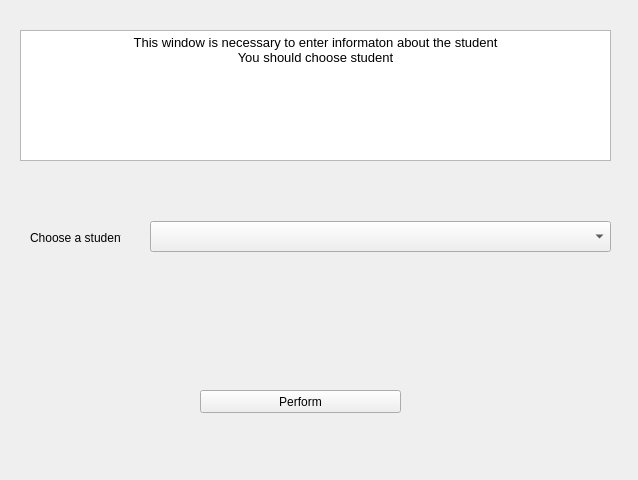
<?xml version="1.0" encoding="UTF-8"?>
<ui version="4.0">
 <class>Form</class>
 <widget class="QWidget" name="Form">
  <property name="geometry">
   <rect>
    <x>0</x>
    <y>0</y>
    <width>638</width>
    <height>480</height>
   </rect>
  </property>
  <property name="windowTitle">
   <string>Day - Book</string>
  </property>
  <property name="windowIcon">
   <iconset>
    <normaloff>images.png</normaloff>images.png</iconset>
  </property>
  <property name="layoutDirection">
   <enum>Qt::LeftToRight</enum>
  </property>
  <property name="styleSheet">
   <string notr="true"/>
  </property>
  <widget class="QComboBox" name="comboBox">
   <property name="geometry">
    <rect>
     <x>150</x>
     <y>221</y>
     <width>461</width>
     <height>31</height>
    </rect>
   </property>
   <property name="contextMenuPolicy">
    <enum>Qt::ActionsContextMenu</enum>
   </property>
   <property name="autoFillBackground">
    <bool>true</bool>
   </property>
   <property name="editable">
    <bool>false</bool>
   </property>
   <property name="maxVisibleItems">
    <number>104</number>
   </property>
   <property name="duplicatesEnabled">
    <bool>false</bool>
   </property>
  </widget>
  <widget class="QPushButton" name="pushButton">
   <property name="geometry">
    <rect>
     <x>200</x>
     <y>390</y>
     <width>201</width>
     <height>23</height>
    </rect>
   </property>
   <property name="styleSheet">
    <string notr="true"/>
   </property>
   <property name="text">
    <string>Perform</string>
   </property>
   <property name="checkable">
    <bool>false</bool>
   </property>
  </widget>
  <widget class="QTextBrowser" name="textBrowser">
   <property name="geometry">
    <rect>
     <x>20</x>
     <y>30</y>
     <width>591</width>
     <height>131</height>
    </rect>
   </property>
   <property name="styleSheet">
    <string notr="true"/>
   </property>
   <property name="html">
    <string>&lt;!DOCTYPE HTML PUBLIC &quot;-//W3C//DTD HTML 4.0//EN&quot; &quot;http://www.w3.org/TR/REC-html40/strict.dtd&quot;&gt;
&lt;html&gt;&lt;head&gt;&lt;meta name=&quot;qrichtext&quot; content=&quot;1&quot; /&gt;&lt;style type=&quot;text/css&quot;&gt;
p, li { white-space: pre-wrap; }
&lt;/style&gt;&lt;/head&gt;&lt;body style=&quot; font-family:'MS Shell Dlg 2'; font-size:8.25pt; font-weight:400; font-style:normal;&quot;&gt;
&lt;p align=&quot;center&quot; style=&quot; margin-top:0px; margin-bottom:0px; margin-left:0px; margin-right:0px; -qt-block-indent:0; text-indent:0px;&quot;&gt;&lt;span style=&quot; font-size:10pt;&quot;&gt;This window is necessary to enter informaton about the student&lt;/span&gt;&lt;/p&gt;
&lt;p align=&quot;center&quot; style=&quot; margin-top:0px; margin-bottom:0px; margin-left:0px; margin-right:0px; -qt-block-indent:0; text-indent:0px;&quot;&gt;&lt;span style=&quot; font-size:10pt;&quot;&gt;You should choose student&lt;/span&gt;&lt;/p&gt;
&lt;p align=&quot;center&quot; style=&quot;-qt-paragraph-type:empty; margin-top:0px; margin-bottom:0px; margin-left:0px; margin-right:0px; -qt-block-indent:0; text-indent:0px;&quot;&gt;&lt;br /&gt;&lt;/p&gt;&lt;/body&gt;&lt;/html&gt;</string>
   </property>
  </widget>
  <widget class="QLabel" name="label">
   <property name="geometry">
    <rect>
     <x>30</x>
     <y>230</y>
     <width>91</width>
     <height>16</height>
    </rect>
   </property>
   <property name="text">
    <string>Choose a student</string>
   </property>
  </widget>
 </widget>
 <resources/>
 <connections>
  <connection>
   <sender>pushButton</sender>
   <signal>clicked()</signal>
   <receiver>Form</receiver>
   <slot>btn_student()</slot>
   <hints>
    <hint type="sourcelabel">
     <x>450</x>
     <y>41</y>
    </hint>
    <hint type="destinationlabel">
     <x>319</x>
     <y>239</y>
    </hint>
   </hints>
  </connection>
  <connection>
   <sender>comboBox</sender>
   <signal>currentTextChanged(QString)</signal>
   <receiver>Form</receiver>
   <slot>addStudent()</slot>
   <hints>
    <hint type="sourcelabel">
     <x>370</x>
     <y>40</y>
    </hint>
    <hint type="destinationlabel">
     <x>318</x>
     <y>239</y>
    </hint>
   </hints>
  </connection>
 </connections>
 <slots>
  <slot>btn_student()</slot>
  <slot>addStudent()</slot>
  <slot>addStartPeriod()</slot>
  <slot>addEndPeriod()</slot>
 </slots>
</ui>
